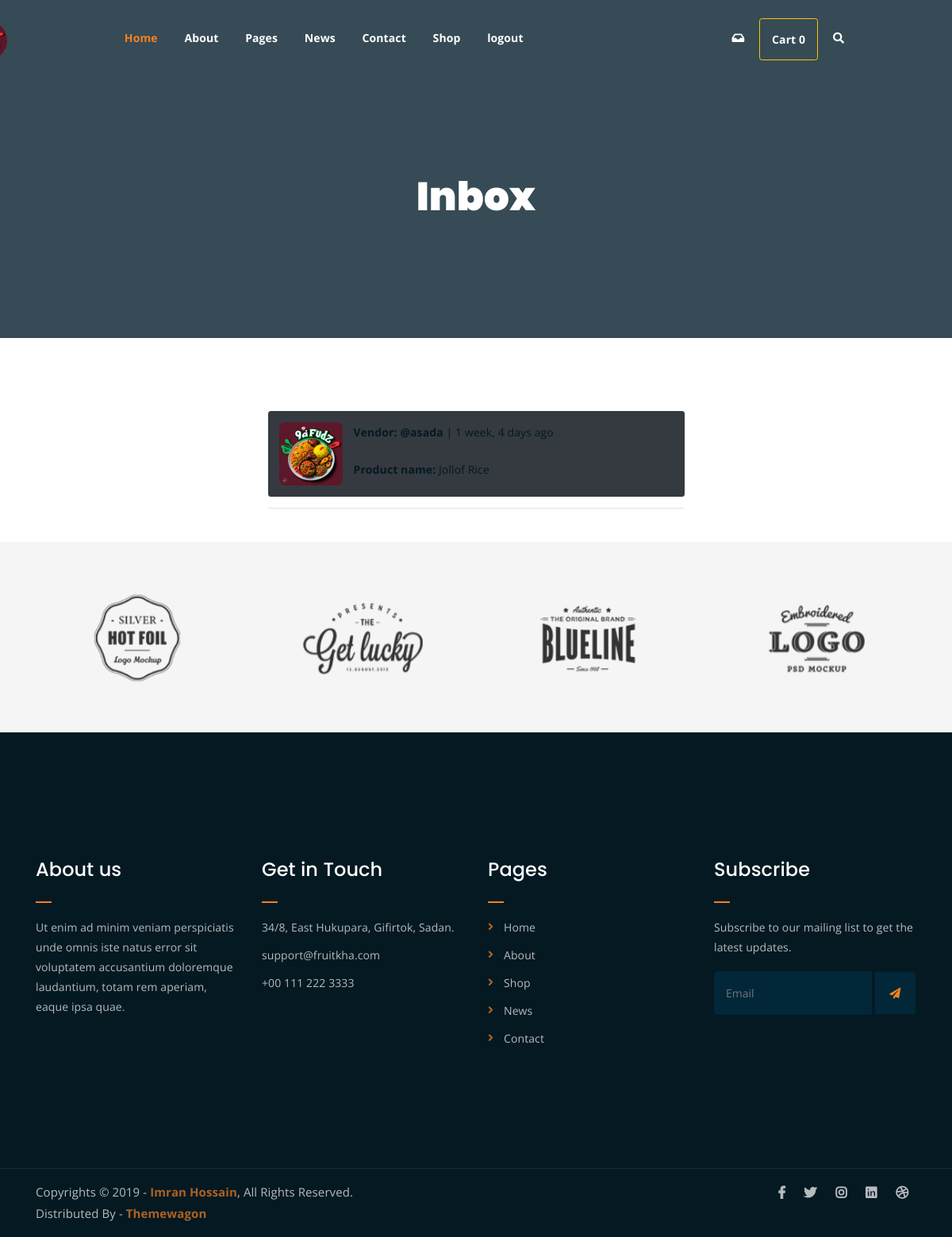
The app's page /conversation/ (signed in) with its own data.
### conversation/models.py (models this page shows)
class Conversation(models.Model):
    item = models.ForeignKey(Product, related_name='conversations', on_delete=models.CASCADE)
    members = models.ManyToManyField(User, related_name='conversations')
    created_at = models.DateTimeField(auto_now_add=True)
    modified_at = models.DateTimeField(auto_now=True)
    class Meta:
        ordering = ["-modified_at"]

### core/models.py (models this page shows, shortened)
class Product(models.Model):
    category = models.ForeignKey(Category, related_name="products", on_delete=models.CASCADE)
    name = models.CharField(max_length=50)
    price = models.IntegerField()
    description = models.TextField()
    is_sold = models.BooleanField(default=False)
    stock = models.IntegerField()
    created_by = models.ForeignKey(User, related_name="products", on_delete=models.CASCADE)
    created_at = models.DateTimeField(auto_now_add=True)
    modified_at = models.DateTimeField(auto_now=True)
    image = models.ImageField(upload_to="images")

### conversation/views.py (the view)
# urls.py: path("", views.inbox, name="inbox"),
def inbox(request):
    conversations = Conversation.objects.filter(members__in=[request.user.id])
    context = {"conversations": conversations}
    return render(request, "conversation/inbox.html", context)

### cart/cart.py (called while the page is built)
    def __len__(self):
        return sum(item['qty'] for item in self.cart.values())

### cart/context_processors.py (called while the page is built)
def cart(request):
    return {'cart': Cart(request)}

### conversation/templates/conversation/inbox.html (shortened to what this page needs)
{% extends "partials/base.html" %}
{% block content %}
	<div class="breadcrumb-section breadcrumb-bg">
		<div class="container">
			<div class="row">
				<div class="col-lg-8 offset-lg-2 text-center">
					<div class="breadcrumb-text">
						<h1>Inbox</h1>
					</div>
				</div>
			</div>
		</div>
	</div>
<br><br>
<div class="container mt-4">
    <div class="col-lg-6 mx-auto my-5 space-y-6">
        {% if conversations %}
            {% for conversation in conversations %}
            <a href="{% url 'conversation:detail' conversation.id %}" class="text-decoration-none text-dark">
                <div class="p-3 d-flex bg-dark text-white rounded">
                    <div class="">
                        <img style="height:80px; width:80px; border-radius:10%;"
                             src="{{ conversation.item.image.url }}" alt="{{ conversation.item.name }}">
                    </div>
                    <div class="px-3">
                        {% for member in conversation.members.all %}
                            {% if member != request.user %}
                                <p class="mb-4"><strong>Vendor: @{{ member.username }}</strong> | {{ conversation.modified_at|timesince }} ago</p>
                                <p><strong>Product name: </strong>{{ conversation.item.name }}</p>
                            {% endif %}
                        {% endfor %}
                    </div>
                </div>
            </a>
            <hr>
            {% endfor %}
        {% else %}
        <p class="bg-secondary text-light text-center rounded p-5" style="font-weight: bold;">You do not have any <span class="text-warning">conversation</span> yet <span class="text-warning">!</span></p>
        {% endif %}
    </div>
</div>
{% endblock content %}

### static/assets/css/main.css (style rules this page uses)
html { font-size: 14px; font-weight: 400; line-height: 28px; height: 100%; }
body { font-family: "Open Sans", sans-serif; font-weight: 400; font-size: 1rem; letter-spacing: 0.1px; line-height: 1.8; color: #051922; overflow-x: hidden; }
body img { max-width: 100%; }
a { cursor: pointer; text-decoration: none; -webkit-transition: all 0.2s ease-in-out; -o-transition: all 0.2s ease-in-out; transition: all 0.2s ease-in-out; }
h1, .h1, h2, .h2, h3, .h3, h4, .h4, h5, .h5, h6, .h6 { font-family: "Poppins", sans-serif; font-weight: 700; margin: 0 0 1.25rem 0; color: #051922; }
h1:last-child, .h1:last-child, h2:last-child, .h2:last-child, h3:last-child, .h3:last-child, h4:last-child, .h4:last-child, h5:last-child, .h5:last-child, h6:last-child, .h6:last-child { margin: 0; }
h1, .h1 { font-size: 4rem; font-weight: 700; line-height: 4rem; }
p { font-family: "Open Sans", sans-serif; font-weight: 400; font-size: 1rem; letter-spacing: 0.1px; line-height: 1.8; color: #051922; margin: 0 0 1.25rem 0; }
p:last-child { margin: 0; }
.breadcrumb-bg { background-image: url(../img/breadcrumb-bg.jpg); }
.breadcrumb-text h1 { font-size: 50px; font-weight: 900; color: #fff; margin: 0; margin-top: 20px; }
.breadcrumb-section { padding: 150px 0; background-size: cover; background-position: center center; position: relative; z-index: 1; background-attachment: fixed; padding-top: 200px; }
.breadcrumb-section:after { position: absolute; left: 0; top: 0; width: 100%; height: 100%; content: ""; background-color: #07212e; z-index: -1; opacity: 0.8; }
html, body { height: 100%; }

### records on screen
Conversation: item.image (picture), modified_at "1 week, 4 days", item.name "Jollof Rice"

### other values on screen
{{ member.username }} "asada"
